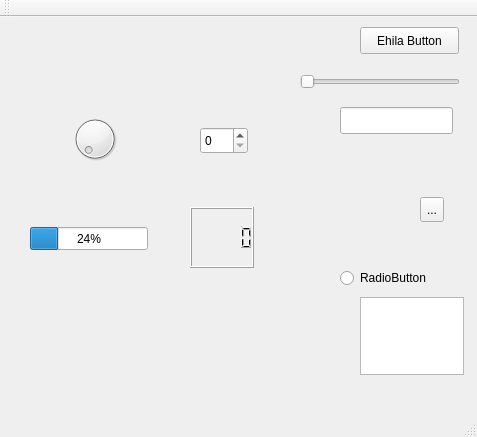
<?xml version="1.0" encoding="UTF-8"?>
<ui version="4.0">
 <class>MainWindow</class>
 <widget class="QMainWindow" name="MainWindow">
  <property name="geometry">
   <rect>
    <x>0</x>
    <y>0</y>
    <width>477</width>
    <height>437</height>
   </rect>
  </property>
  <property name="windowTitle">
   <string>MainWindow</string>
  </property>
  <widget class="QWidget" name="centralWidget">
   <widget class="QPushButton" name="pushButton">
    <property name="geometry">
     <rect>
      <x>360</x>
      <y>10</y>
      <width>99</width>
      <height>27</height>
     </rect>
    </property>
    <property name="text">
     <string>Ehila Button</string>
    </property>
   </widget>
   <widget class="QToolButton" name="toolButton">
    <property name="geometry">
     <rect>
      <x>420</x>
      <y>180</y>
      <width>24</width>
      <height>25</height>
     </rect>
    </property>
    <property name="text">
     <string>...</string>
    </property>
   </widget>
   <widget class="QRadioButton" name="radioButton">
    <property name="geometry">
     <rect>
      <x>340</x>
      <y>250</y>
      <width>117</width>
      <height>22</height>
     </rect>
    </property>
    <property name="text">
     <string>RadioButton</string>
    </property>
   </widget>
   <widget class="QDial" name="dial">
    <property name="geometry">
     <rect>
      <x>70</x>
      <y>90</y>
      <width>50</width>
      <height>64</height>
     </rect>
    </property>
   </widget>
   <widget class="QTextEdit" name="textEdit">
    <property name="geometry">
     <rect>
      <x>360</x>
      <y>280</y>
      <width>104</width>
      <height>78</height>
     </rect>
    </property>
   </widget>
   <widget class="QLineEdit" name="lineEdit">
    <property name="geometry">
     <rect>
      <x>340</x>
      <y>90</y>
      <width>113</width>
      <height>27</height>
     </rect>
    </property>
   </widget>
   <widget class="QSlider" name="horizontalSlider">
    <property name="geometry">
     <rect>
      <x>300</x>
      <y>50</y>
      <width>160</width>
      <height>29</height>
     </rect>
    </property>
    <property name="orientation">
     <enum>Qt::Horizontal</enum>
    </property>
   </widget>
   <widget class="QProgressBar" name="progressBar">
    <property name="geometry">
     <rect>
      <x>30</x>
      <y>210</y>
      <width>118</width>
      <height>23</height>
     </rect>
    </property>
    <property name="value">
     <number>24</number>
    </property>
   </widget>
   <widget class="QSpinBox" name="spinBox">
    <property name="geometry">
     <rect>
      <x>200</x>
      <y>110</y>
      <width>48</width>
      <height>27</height>
     </rect>
    </property>
   </widget>
   <widget class="QLCDNumber" name="lcdNumber">
    <property name="geometry">
     <rect>
      <x>190</x>
      <y>190</y>
      <width>64</width>
      <height>61</height>
     </rect>
    </property>
    <property name="font">
     <font>
      <pointsize>24</pointsize>
      <weight>75</weight>
      <bold>true</bold>
     </font>
    </property>
   </widget>
  </widget>
  <widget class="QMenuBar" name="menuBar">
   <property name="geometry">
    <rect>
     <x>0</x>
     <y>0</y>
     <width>477</width>
     <height>25</height>
    </rect>
   </property>
  </widget>
  <widget class="QToolBar" name="mainToolBar">
   <attribute name="toolBarArea">
    <enum>TopToolBarArea</enum>
   </attribute>
   <attribute name="toolBarBreak">
    <bool>false</bool>
   </attribute>
  </widget>
  <widget class="QStatusBar" name="statusBar"/>
 </widget>
 <layoutdefault spacing="6" margin="11"/>
 <resources/>
 <connections>
  <connection>
   <sender>dial</sender>
   <signal>valueChanged(int)</signal>
   <receiver>progressBar</receiver>
   <slot>setValue(int)</slot>
   <hints>
    <hint type="sourcelabel">
     <x>103</x>
     <y>157</y>
    </hint>
    <hint type="destinationlabel">
     <x>77</x>
     <y>259</y>
    </hint>
   </hints>
  </connection>
  <connection>
   <sender>spinBox</sender>
   <signal>valueChanged(int)</signal>
   <receiver>lcdNumber</receiver>
   <slot>display(int)</slot>
   <hints>
    <hint type="sourcelabel">
     <x>232</x>
     <y>161</y>
    </hint>
    <hint type="destinationlabel">
     <x>216</x>
     <y>263</y>
    </hint>
   </hints>
  </connection>
 </connections>
</ui>
